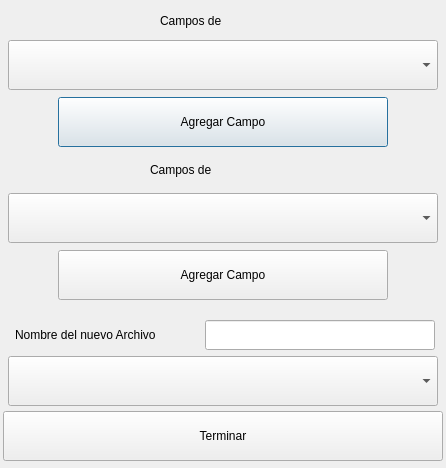
<?xml version="1.0" encoding="UTF-8"?>
<ui version="4.0">
 <class>Cruzar</class>
 <widget class="QDialog" name="Cruzar">
  <property name="geometry">
   <rect>
    <x>0</x>
    <y>0</y>
    <width>446</width>
    <height>468</height>
   </rect>
  </property>
  <property name="windowTitle">
   <string>Cruzar Archivos</string>
  </property>
  <widget class="QComboBox" name="cb_campos1">
   <property name="geometry">
    <rect>
     <x>8</x>
     <y>40</y>
     <width>430</width>
     <height>50</height>
    </rect>
   </property>
  </widget>
  <widget class="QPushButton" name="btn_addCampo1">
   <property name="geometry">
    <rect>
     <x>58</x>
     <y>97</y>
     <width>330</width>
     <height>50</height>
    </rect>
   </property>
   <property name="text">
    <string>Agregar Campo</string>
   </property>
  </widget>
  <widget class="QPushButton" name="btn_addCampo2">
   <property name="geometry">
    <rect>
     <x>58</x>
     <y>250</y>
     <width>330</width>
     <height>50</height>
    </rect>
   </property>
   <property name="text">
    <string>Agregar Campo</string>
   </property>
  </widget>
  <widget class="QComboBox" name="cb_campos2">
   <property name="geometry">
    <rect>
     <x>8</x>
     <y>193</y>
     <width>430</width>
     <height>50</height>
    </rect>
   </property>
  </widget>
  <widget class="QLabel" name="label">
   <property name="geometry">
    <rect>
     <x>160</x>
     <y>6</y>
     <width>80</width>
     <height>30</height>
    </rect>
   </property>
   <property name="text">
    <string>Campos de </string>
   </property>
  </widget>
  <widget class="QLabel" name="label_2">
   <property name="geometry">
    <rect>
     <x>150</x>
     <y>155</y>
     <width>80</width>
     <height>30</height>
    </rect>
   </property>
   <property name="text">
    <string>Campos de </string>
   </property>
  </widget>
  <widget class="QLabel" name="lb_nombre1">
   <property name="geometry">
    <rect>
     <x>244</x>
     <y>6</y>
     <width>80</width>
     <height>30</height>
    </rect>
   </property>
   <property name="text">
    <string/>
   </property>
  </widget>
  <widget class="QLabel" name="lb_nombre2">
   <property name="geometry">
    <rect>
     <x>236</x>
     <y>155</y>
     <width>80</width>
     <height>30</height>
    </rect>
   </property>
   <property name="text">
    <string/>
   </property>
  </widget>
  <widget class="QPushButton" name="btn_terminar">
   <property name="geometry">
    <rect>
     <x>3</x>
     <y>411</y>
     <width>440</width>
     <height>50</height>
    </rect>
   </property>
   <property name="text">
    <string>Terminar</string>
   </property>
  </widget>
  <widget class="QComboBox" name="cb_campos3">
   <property name="geometry">
    <rect>
     <x>8</x>
     <y>356</y>
     <width>430</width>
     <height>50</height>
    </rect>
   </property>
  </widget>
  <widget class="QLabel" name="label_3">
   <property name="geometry">
    <rect>
     <x>15</x>
     <y>320</y>
     <width>190</width>
     <height>30</height>
    </rect>
   </property>
   <property name="text">
    <string>Nombre del nuevo Archivo</string>
   </property>
  </widget>
  <widget class="QLineEdit" name="txt_nombreArchivo">
   <property name="geometry">
    <rect>
     <x>205</x>
     <y>320</y>
     <width>230</width>
     <height>30</height>
    </rect>
   </property>
  </widget>
 </widget>
 <resources/>
 <connections/>
</ui>
